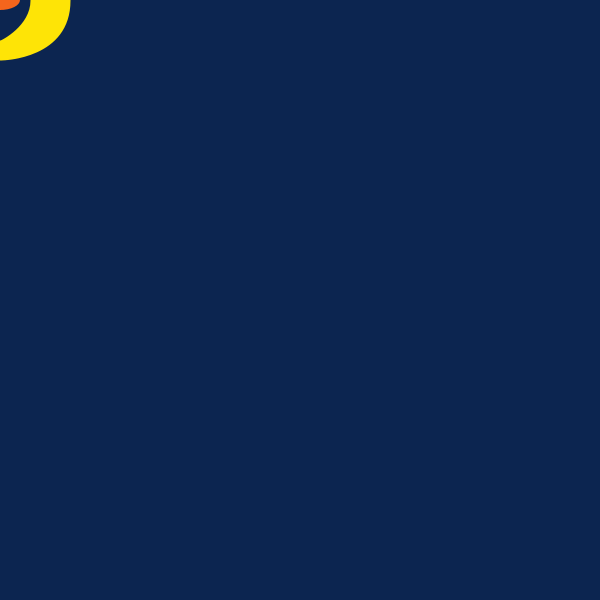
Frame 1 (no input)
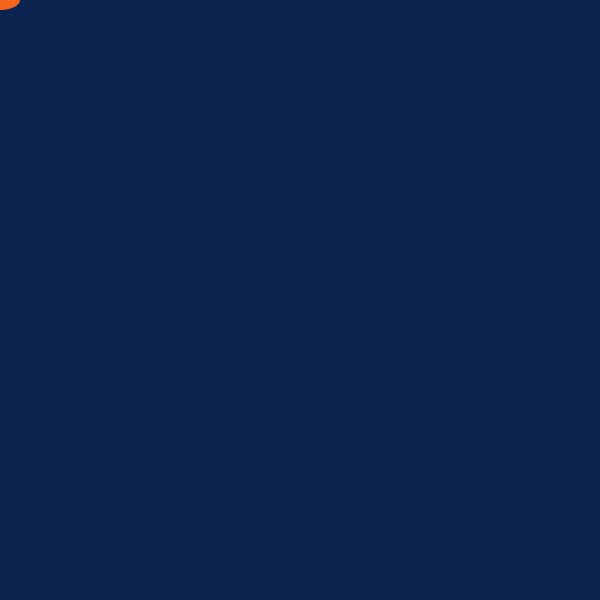
Frame 60 (the mouse pressed at the canvas centre just before this capture)
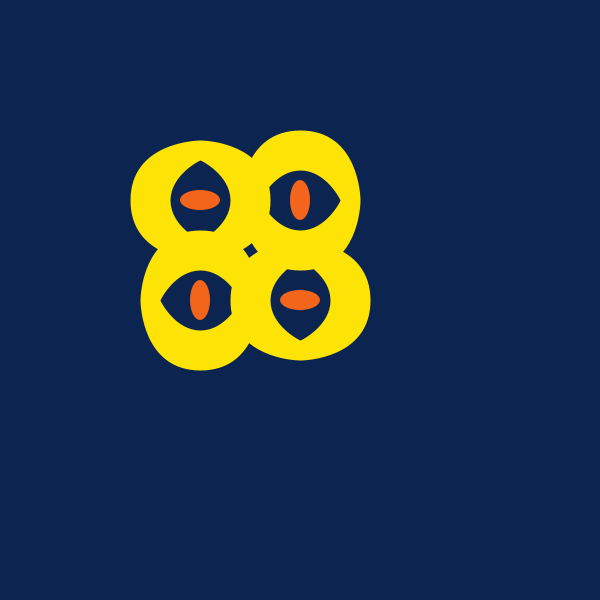
Frame 120 (the mouse held since frame 60 and released just before this capture)

The Processing sketch that drew these frames (run headless with seeded random() and noise(); from frame 60 on, the mouse is pressed at the canvas centre):

// Processing sketch: processing_160224
// ── processing_160224.pde

// somthing 

color[] chemistry = {#0C2550, #A3D0C1, #FDF6DD, #FEE406, #F4651C};
color[] palette = chemistry;

void setup(){
  size(600, 600);
  smooth();
  strokeWeight(100);
  fill(13, 244, 250);
  frameRate(100);
  
 
}


void draw(){
    background(palette[0]);
    stroke(palette[int(random(0, 5))]);
    fill(palette[4]);
    ellipse(mouseX, mouseY, 40, 20);
    ellipse(mouseX-100 , mouseY , 20, 40);
    ellipse(mouseX , mouseY-100 , 20, 40);
    ellipse(mouseX-100 , mouseY-100 , 40, 20);
}
